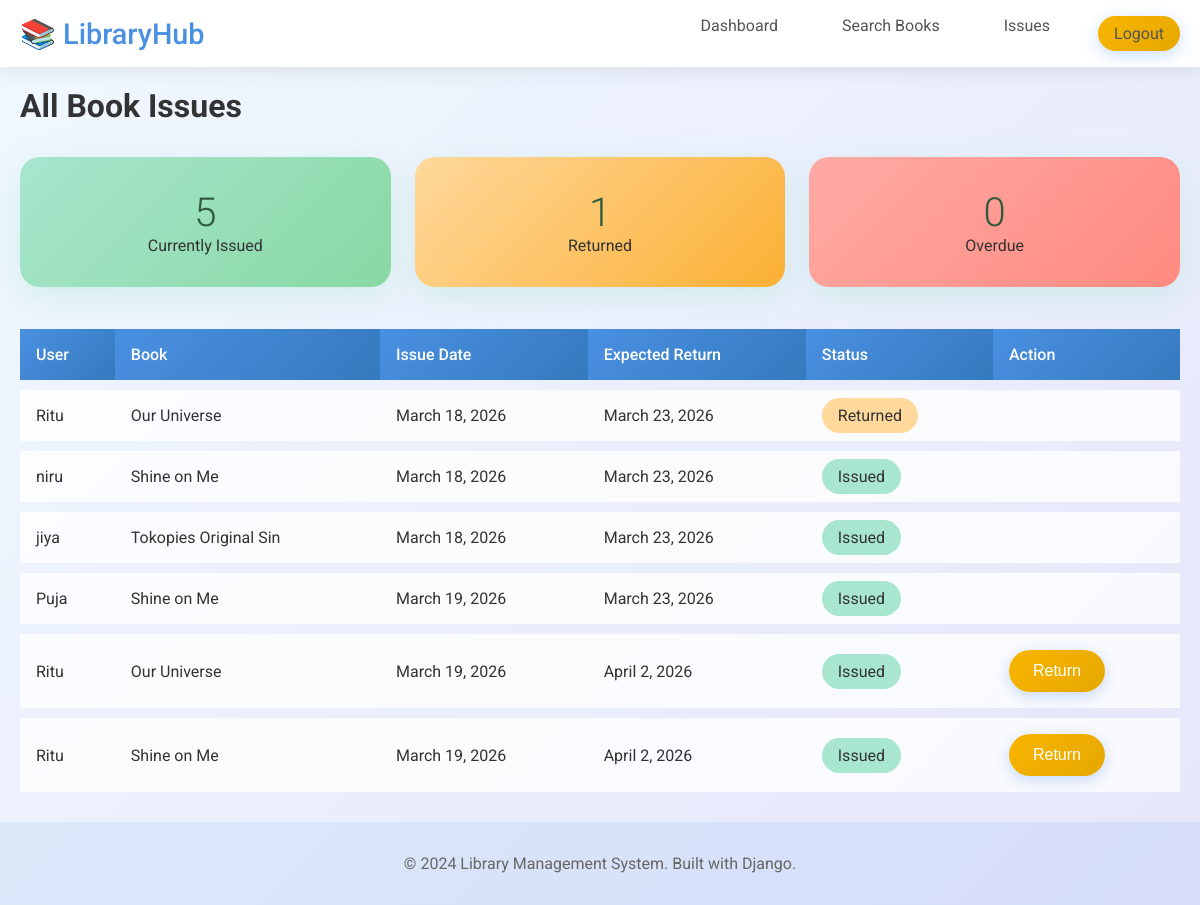
The page /issues/ (signed in) on the database its author committed.
### library/models.py (models this page shows, shortened)
class Issue(models.Model):
    STATUS_CHOICES = [
        ('issued', 'Issued'),
        ('returned', 'Returned'),
        ('overdue', 'Overdue'),
    ]
    user = models.ForeignKey(User, on_delete=models.CASCADE)
    book = models.ForeignKey(Book, on_delete=models.CASCADE)
    issue_date = models.DateField(default=timezone.now)
    expected_return_date = models.DateField()
    actual_return_date = models.DateField(null=True, blank=True)
    status = models.CharField(max_length=10, choices=STATUS_CHOICES, default='issued')

class Book(models.Model):
    title = models.CharField(max_length=200)
    author = models.CharField(max_length=200)
    isbn = models.CharField(max_length=13, unique=True)
    total_copies = models.PositiveIntegerField(default=1)
    available_copies = models.PositiveIntegerField(default=1)

### library/views.py (the view)
# urls.py: path('issues/', views.IssueListView.as_view(), name='issues'),
class IssueListView(LoginRequiredMixin, ListView):
    model = Issue
    template_name = 'library/issues.html'
    context_object_name = 'issues'
    paginate_by = 10
    def get_queryset(self):
        queryset = Issue.objects.select_related('user', 'book').all()
        issued_count = queryset.filter(status='issued').count()
        returned_count = queryset.filter(status='returned').count()
        overdue_count = queryset.filter(status='overdue').count()
        self.extra_context = {
            'issued_count': issued_count,
            'returned_count': returned_count,
            'overdue_count': overdue_count,
        }
        return queryset
    def get_context_data(self, **kwargs):
        context = super().get_context_data(**kwargs)
        context.update(self.extra_context or {})
        return context

### templates/library/issues.html (shortened to what this page needs)
<!DOCTYPE html>
<html lang="en">
<head>
</head>
<body>
{% extends 'library/base.html' %}
{% block content %}
<h1>All Book Issues</h1>
<div class="stats-grid">
    <div class="stat-card">
        <div class="stat-number">{{ issued_count }}</div>
        <div>Currently Issued</div>
    </div>
    <div class="stat-card" style="background: linear-gradient(135deg, #ffd89b, #fbb034);">
        <div class="stat-number">{{ returned_count }}</div>
        <div>Returned</div>
    </div>
    <div class="stat-card" style="background: linear-gradient(135deg, #ffaaa5, #ff8a80);">
        <div class="stat-number">{{ overdue_count }}</div>
        <div>Overdue</div>
    </div>
</div>
<table class="table">
    <thead>
        <tr>
            <th>User</th>
            <th>Book</th>
            <th>Issue Date</th>
            <th>Expected Return</th>
            <th>Status</th>
            <th>Action</th>
        </tr>
    </thead>
    <tbody>
        {% for issue in issues %}
        <tr>
            <td>{{ issue.user.username }}</td>
            <td>{{ issue.book.title }}</td>
            <td>{{ issue.issue_date }}</td>
            <td>{{ issue.expected_return_date }}</td>
            <td>
                <span style="padding: 0.5rem 1rem; border-radius: 20px; background: {% if issue.status == 'issued' %}#a8e6cf{% elif issue.status == 'returned' %}#ffd89b{% else %}#ffaaa5{% endif %}; color: #333;">
                    {{ issue.get_status_display }}
                </span>
            </td>
            <td>
                {% if issue.status == 'issued' and user == issue.user %}
                    <form method="post" action="{% url 'return_book' issue.id %}" style="display: inline;">
                        <button type="submit" class="btn btn-secondary">Return</button>
                    </form>
                {% endif %}
            </td>
        </tr>
        {% endfor %}
    </tbody>
</table>
{% endblock %}

### templates/library/base.html (shortened to what this page needs)
{% load static %}
<!DOCTYPE html>
<html lang="en">
<head>
    <link rel="stylesheet" href="{% static 'library/css/style.css' %}">
</head>
<body>
    <nav class="navbar">
        <div class="nav-container">
            <a href="{% url 'search' %}" class="logo">📚 LibraryHub</a>
            <ul class="nav-links">
                {% if user.is_authenticated %}
                    <li><a href="{% url 'dashboard' %}">Dashboard</a></li>
                    <li><a href="{% url 'search' %}">Search Books</a></li>
                    <li><a href="{% url 'issues' %}">Issues</a></li>
                    <li><a href="{% url 'logout' %}" class="btn btn-secondary" onclick="return confirm('Are you sure?')">Logout</a></li>
                {% else %}
                    <li><a href="{% url 'register' %}">Register</a></li>
                    <li><a href="{% url 'login' %}" class="btn">Login</a></li>
                {% endif %}
            </ul>
        </div>
    </nav>
    <main class="container">
        {% block content %}{% endblock %}
    </main>
    <footer>
        <p>&copy; 2024 Library Management System. Built with Django.</p>
    </footer>
</body>
</html>

### static/library/css/style.css (style rules this page uses)
* { margin: 0; padding: 0; box-sizing: border-box; }
body { font-family: 'Roboto', sans-serif; background: linear-gradient(135deg, #f0f8ff 0%, #e6e6fa 100%); min-height: 100vh; color: #333; }
.container { max-width: 1200px; margin: 0 auto; padding: 20px; }
.navbar { background: rgba(255, 255, 255, 0.95); backdrop-filter: blur(10px); box-shadow: 0 2px 20px rgba(0,0,0,0.1); padding: 1rem 0; }
.nav-container { max-width: 1200px; margin: 0 auto; padding: 0 20px; display: flex; justify-content: space-between; align-items: center; }
.logo { font-size: 1.8rem; font-weight: 500; color: #4a90e2; text-decoration: none; }
.nav-links { display: flex; list-style: none; gap: 2rem; }
.nav-links a { color: #555; text-decoration: none; font-weight: 400; transition: color 0.3s ease; border-radius: 25px; padding: 0.5rem 1rem; }
.btn { background: linear-gradient(135deg, #4a90e2, #357abd); color: white; border: none; padding: 0.75rem 1.5rem; border-radius: 25px; cursor: pointer; font-size: 1rem; transition: all 0.3s ease; text-decoration: none; display: inline-block; box-shadow: 0 4px 15px rgba(74, 144, 226, 0.3); }
.btn-secondary { background: linear-gradient(135deg, #f8b500, #e6a700); }
.table { width: 100%; border-collapse: separate; border-spacing: 0 10px; }
.table th, .table td { padding: 1rem; text-align: left; background: rgba(255, 255, 255, 0.8); }
.table th { background: linear-gradient(135deg, #4a90e2, #357abd); color: white; font-weight: 500; }
.stats-grid { display: grid; grid-template-columns: repeat(auto-fit, minmax(200px, 1fr)); gap: 1.5rem; margin: 2rem 0; }
.stat-card { background: linear-gradient(135deg, #a8e6cf, #88d8a3); padding: 2rem; border-radius: 20px; text-align: center; box-shadow: 0 10px 30px rgba(168, 230, 207, 0.4); }
.stat-number { font-size: 2.5rem; font-weight: 300; color: #2d5a3e; }
footer { background: rgba(74, 144, 226, 0.1); padding: 2rem 0; text-align: center; color: #666; margin-top: auto; }

### rows shown on the page
Issue: user.username "Ritu", book "Our Universe", issue_date "March 18, 2026", expected_return_date "March 23, 2026", status "Returned"
Issue: user.username "niru", book "Shine on Me", issue_date "March 18, 2026", expected_return_date "March 23, 2026", status "Issued"
Issue: user.username "jiya", book "Tokopies Original Sin", issue_date "March 18, 2026", expected_return_date "March 23, 2026", status "Issued"
Issue: user.username "Puja", book "Shine on Me", issue_date "March 19, 2026", expected_return_date "March 23, 2026", status "Issued"
Issue: user.username "Ritu", book "Our Universe", issue_date "March 19, 2026", expected_return_date "April 2, 2026", status "Issued", shows "Return"
Issue: user.username "Ritu", book "Shine on Me", issue_date "March 19, 2026", expected_return_date "April 2, 2026", status "Issued", shows "Return"

### other values the page prints
{{ issued_count }} "5"
{{ returned_count }} "1"
{{ overdue_count }} "0"
